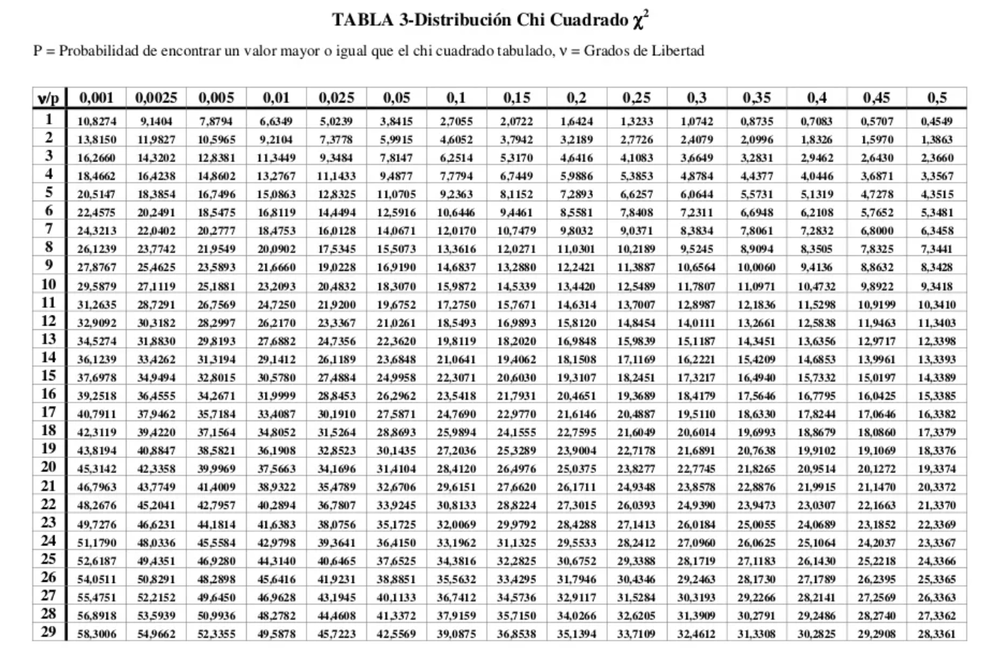
#> input picture chi_cuadrado.png, 1000 x 665 px, shrunk from 1390 x 925 before the run
$ python CLG.py
#> lines starting #> are read from the running program, lines starting #| are printed output that depends on the picture
from PIL import Image
import numpy as np
import matplotlib.pyplot as plt

a = 75
c= 0
m = 2 ** 31 - 1
x = 0.1
u = np.array([])
N = 100

for i in range(N):
    x = np.mod((a*x+c),m)
    u = np.append(u,x/m)
    print(u[i])

s = 20
Ns = N /s

S = np.arange (0, 1, 0.05)
counts = np.empty(S.shape, dtype=int)

V = 0
for i in range(20):
    counts[i] = len(np.where((u >= S[i]) & (u < S[i]+ 0.05))[0])
    V = V + (counts[i] - Ns) ** 2/Ns

print("R = ",counts) # cantidad de valores en cada uno de los segmentos
print("V = ",V)

Ypos = np.arange(len(counts))
plt.bar(Ypos,counts)
plt.show()
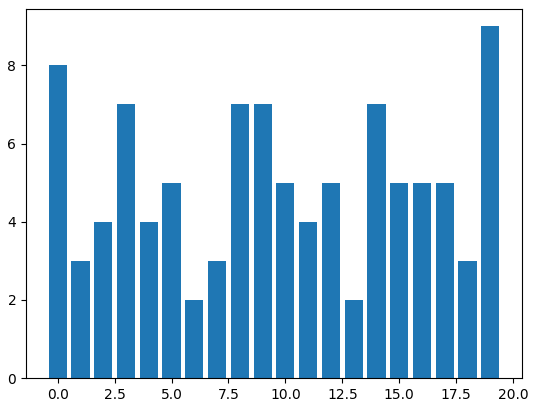
#> figure drawn by matplotlib, 1 panel; tallest bar 9 high, from x = 18.6 to 19.4

#calcular grados de libertas (numero de filas*numeros de columnas)
# n = (2-1)*(20-1) = 19
#buscar en la tabla la fila 19 en interseccion con la columna del grado de tolerancia => X^{2} (19,0.05) = (30.14)
my_image = Image.open("chi_cuadrado.png","r")
#> my_image is the input picture: PIL image 1000x665 RGBA; mean R, G, B, A 226.4, 226.4, 226.4, 255
my_image.show()
my_image.close()
# como (14.8 < 30.14) aceptamos la hypothesis of uniformity NULA
